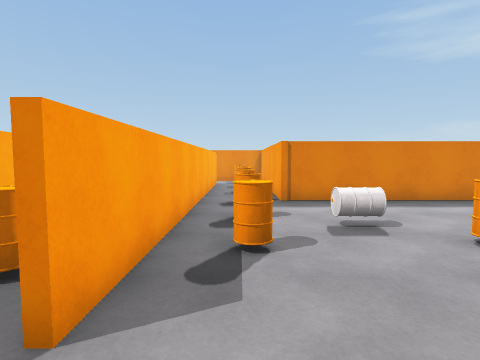
view 1 (above)

19 first-person views from a walk through a Unity game level. The camera is 1.4 m above the floor, tilts 4° down and sees 80° across. The floor is counted in squares, 1 m on a side. Each view is taken from the middle of a square. On the plan, view 1 faces up. The plan holds only what a view shows up to about 14 squares ahead; the rest is blank. The place goes on beyond the plan.

view 2
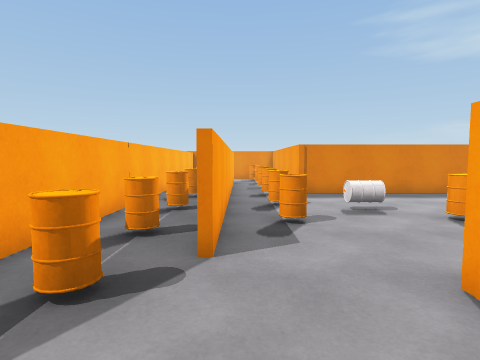

view 3
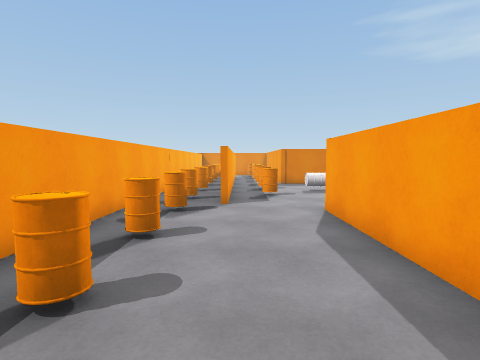

view 4
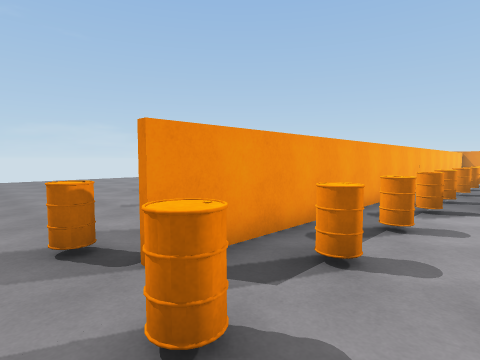

view 5
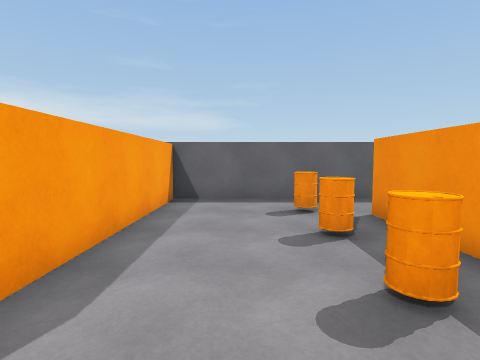

view 6
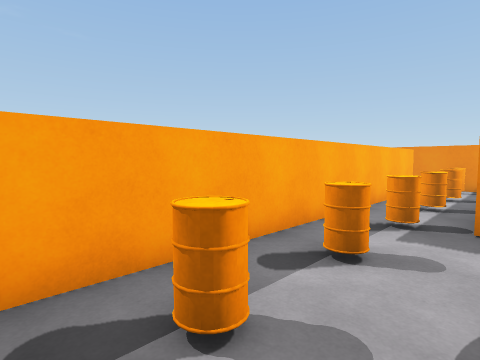

view 7
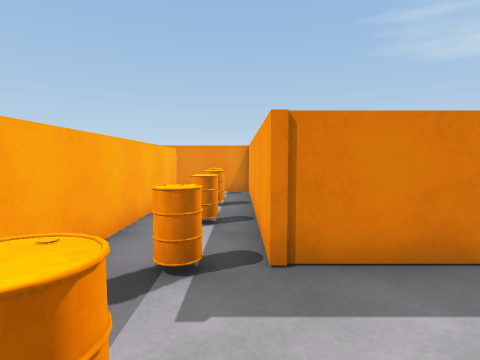

view 8
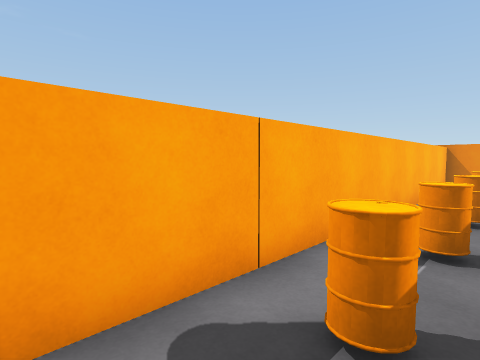

view 9
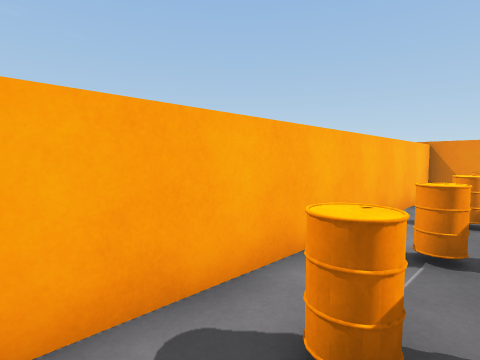

view 10
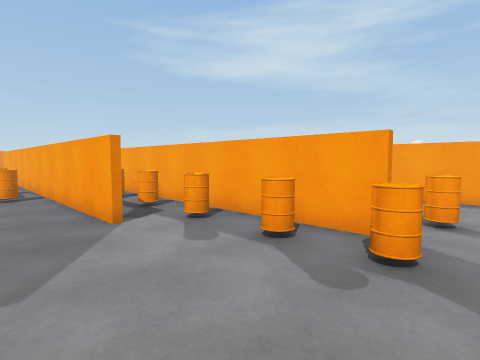

view 11
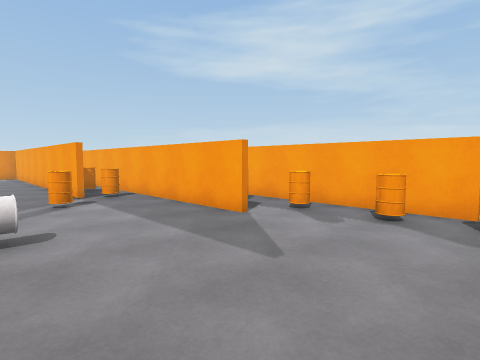

view 12
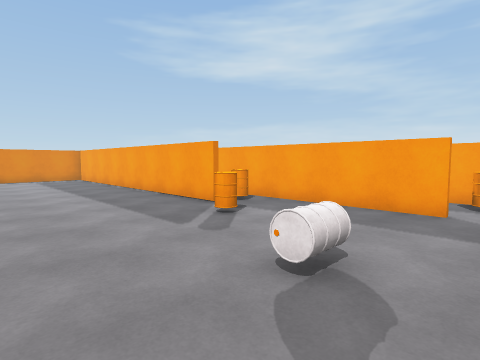

view 13
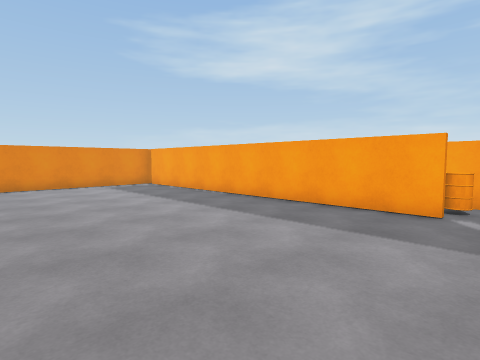

view 14
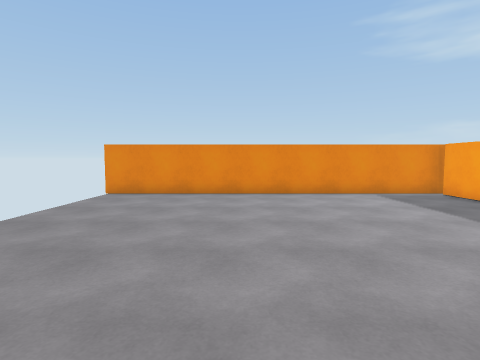

view 15
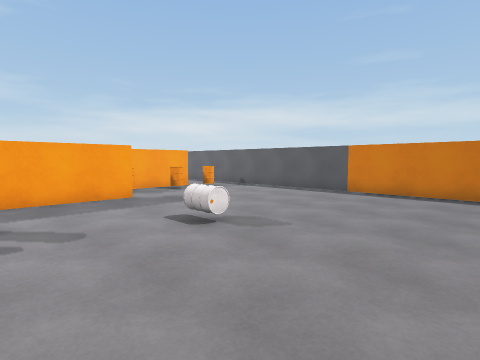

view 16
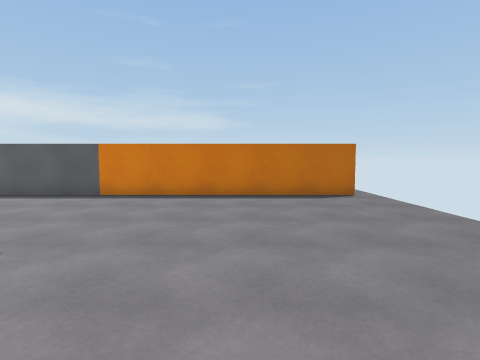

view 17
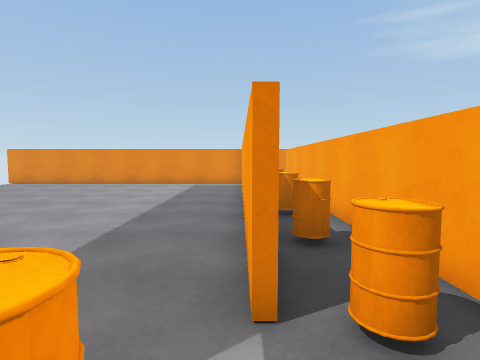

view 18
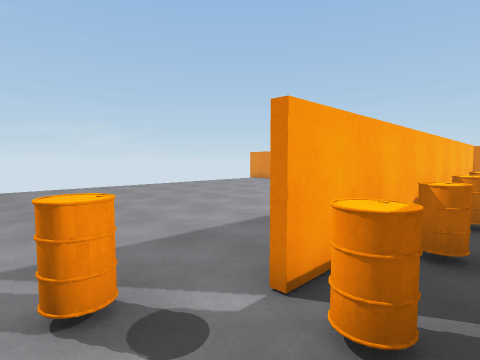

view 19
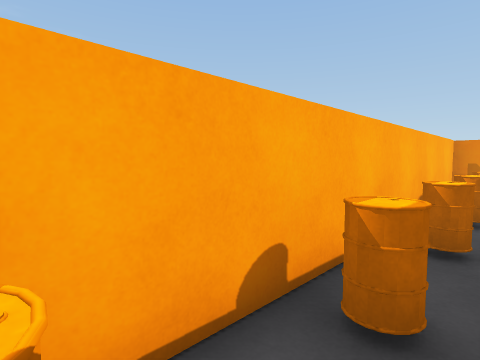

### Floor plan
Points are (right, up) in squares from view 1. A wall is a line through its corners. A room is listed if a view was taken in it or the views show most of it. See-through windows are left out.
Room 1 (views 1, 2, 3, 4, 5, 8, 9)
walls: (-4.6, -9.2) (1.4, -9.2) (1.4, 1.1); (-1.5, 18.6) (-4.4, 18.6) (-4.4, -6.4)
ways out: opening at (0, 2) to room 2; opening at (-4, -7.5) to room 3
objects: barrel (-3, -7); barrel (-3, -4); barrel (-3, -2); barrel (-3, 1); barrel (-3, 3) to (-3, 4); barrel (-3, 6); barrel (-3, 9); barrel (-3, 11) to (-3, 12); barrel (-3, 14) to (-3, 15); other object (-3, 17) to (-3, 18)
Room 2 (views 6, 7)
walls: (5.5, 9.7) (1.4, 9.7) (1.4, 18.2); (-1.4, 16.9) (-1.4, 2); (1.5, 18.6) (-1.5, 18.6)
ways out: opening at (0, 2) to room 1
objects: barrel (0, 4) to (0, 5); barrel (0, 7); barrel (0, 9) to (0, 10); barrel (0, 12) to (0, 13); barrel (0, 15); other object (0, 18); barrel (2, 6) to (3, 6); barrel (4, 4) to (4, 5)
Room 3 (views 10, 11, 12, 13, 14, 15, 16, 17, 18, 19)
walls: (-9.9, 4.2) (-9.9, 18.4); (-7.6, -1.8) (-7.6, 16); (-9.7, 18.4) (-9.7, 4.2); (-9, 18.6) (-23.5, 18.6); (-4.6, -6.4) (-4.6, 5.1); (-5.8, -9.2) (-4.6, -9.2); (-22.6, -9.2) (-8.5, -9.2)
ways out: opening at (-4, -7.5) to room 1; opening at (-23, -9)
objects: barrel (-13, -1) to (-12, -1); barrel (-11, 3); barrel (-9, 4); barrel (-9, 7); barrel (-9, 9) to (-9, 10); barrel (-9, 12); barrel (-9, 14) to (-9, 15); other object (-9, 17) to (-9, 18); barrel (-6, -7); barrel (-6, -5); barrel (-6, -2); barrel (-6, 0); other object (-6, 3)

Where each view was taken, in squares from view 1:
view 1: 0 up, 0 right, facing up
view 2: 2 down, 1 left, facing up
view 3: 7 down, 1 left, facing up
view 4: 8 down, 1 left, facing up-left
view 5: 1 up, 1 left, facing down
view 6: 3 up, 2 right, facing up-left
view 7: 6 up, 1 right, facing up
view 8: 4 up, 2 left, facing up-left
view 9: 7 up, 2 left, facing up-left
view 10: 8 down, 10 left, facing up-right
view 11: 7 down, 13 left, facing up-right
view 12: 3 down, 16 left, facing up-right
view 13: 3 up, 18 left, facing up-right
view 14: 7 up, 18 left, facing up
view 15: 3 up, 18 left, facing down-right
view 16: 2 up, 18 left, facing down
view 17: 2 up, 10 left, facing up
view 18: 2 up, 8 left, facing up-left
view 19: 7 up, 8 left, facing up-left
